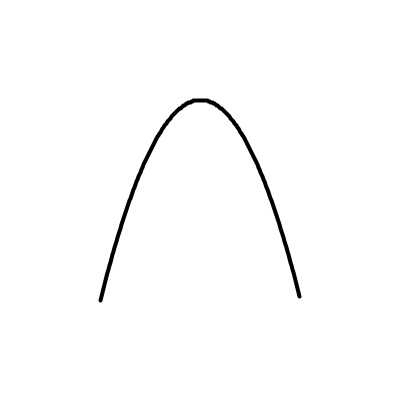
Frame 1 (no input)
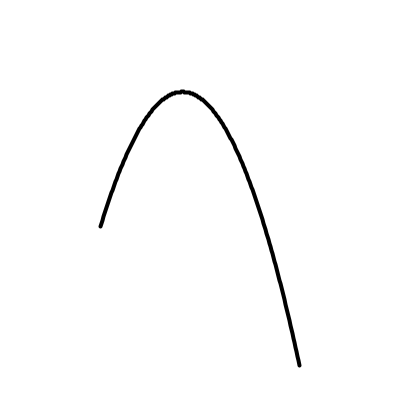
Frame 60 (the mouse pressed at the canvas centre just before this capture)
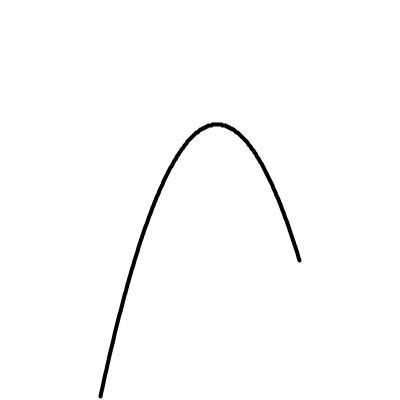
Frame 120 (the mouse held since frame 60 and released just before this capture)

The Processing sketch that drew these frames (run headless with seeded random() and noise(); from frame 60 on, the mouse is pressed at the canvas centre):

// Processing sketch: quadratic_curve_fun
// ── quadratic_curve_fun.pde
/**
 * Quadratic curve fun 
 * By Ira Greenberg <br />
 * Processing for Flash Developers,
 * Friends of ED, 2009
 */

float x, y;
float pulse, pulseTheta, pulseAmp = 80, pulseFreq = PI/180;
float flow, flowTheta, flowBoost = 50, flowAmp = 60, flowFreq = PI/240;

void setup(){
  size(400, 400);
  smooth();
  noFill();
  strokeWeight(4);
  
}
void draw(){
  background(255);
  translate(width/2, height/4);
  beginShape();
  for (int i=-100; i<100; i++){
    y = 2*(i*i) + pulse*i - flow*flowBoost;
    vertex(i, y*.01);

  }
  pulse = sin(pulseTheta)*pulseAmp;
  flow = cos(flowTheta)*flowAmp;
  pulseTheta+=pulseFreq*2;
  flowTheta+=flowFreq*2;
  endShape();
}
